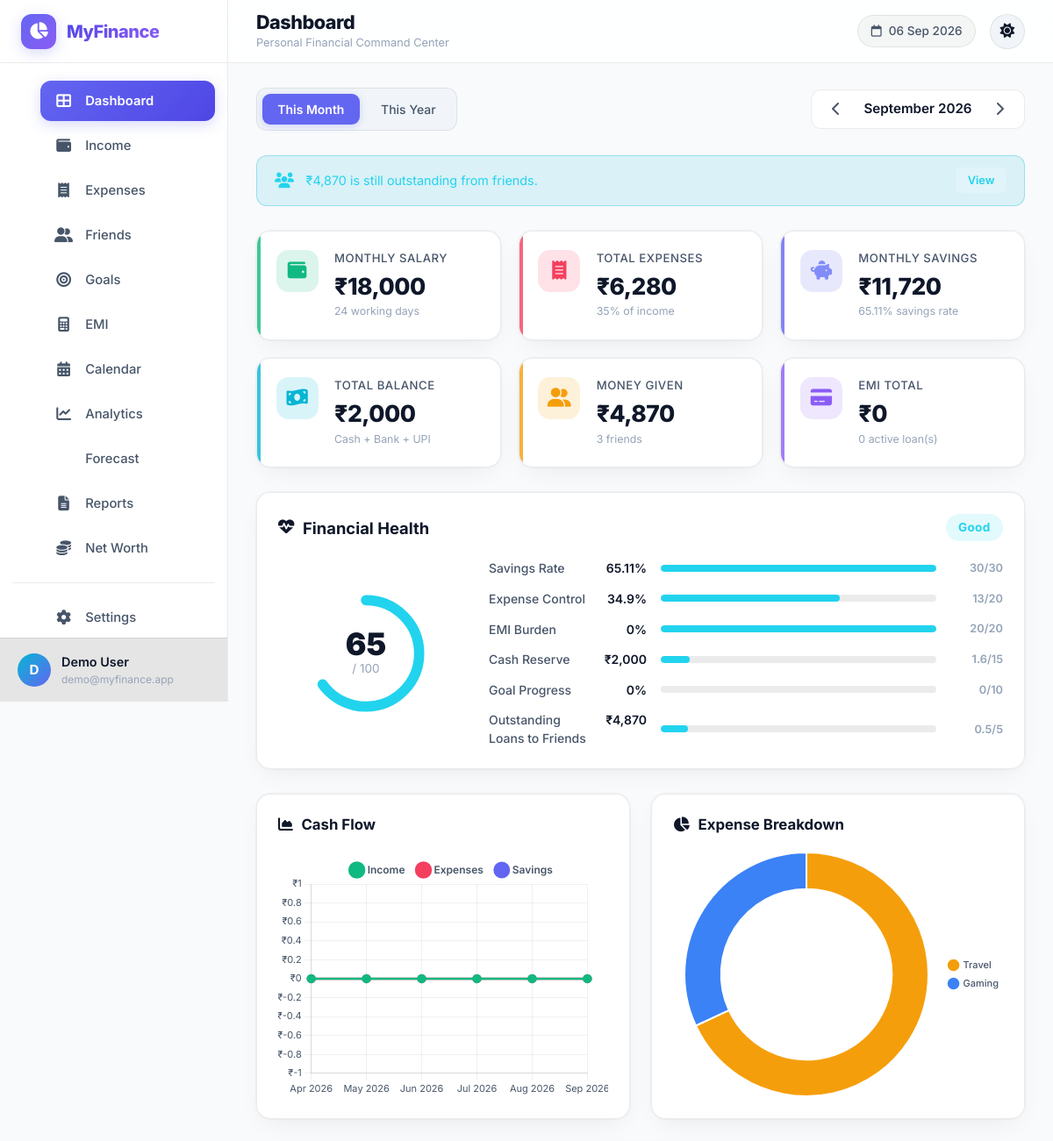
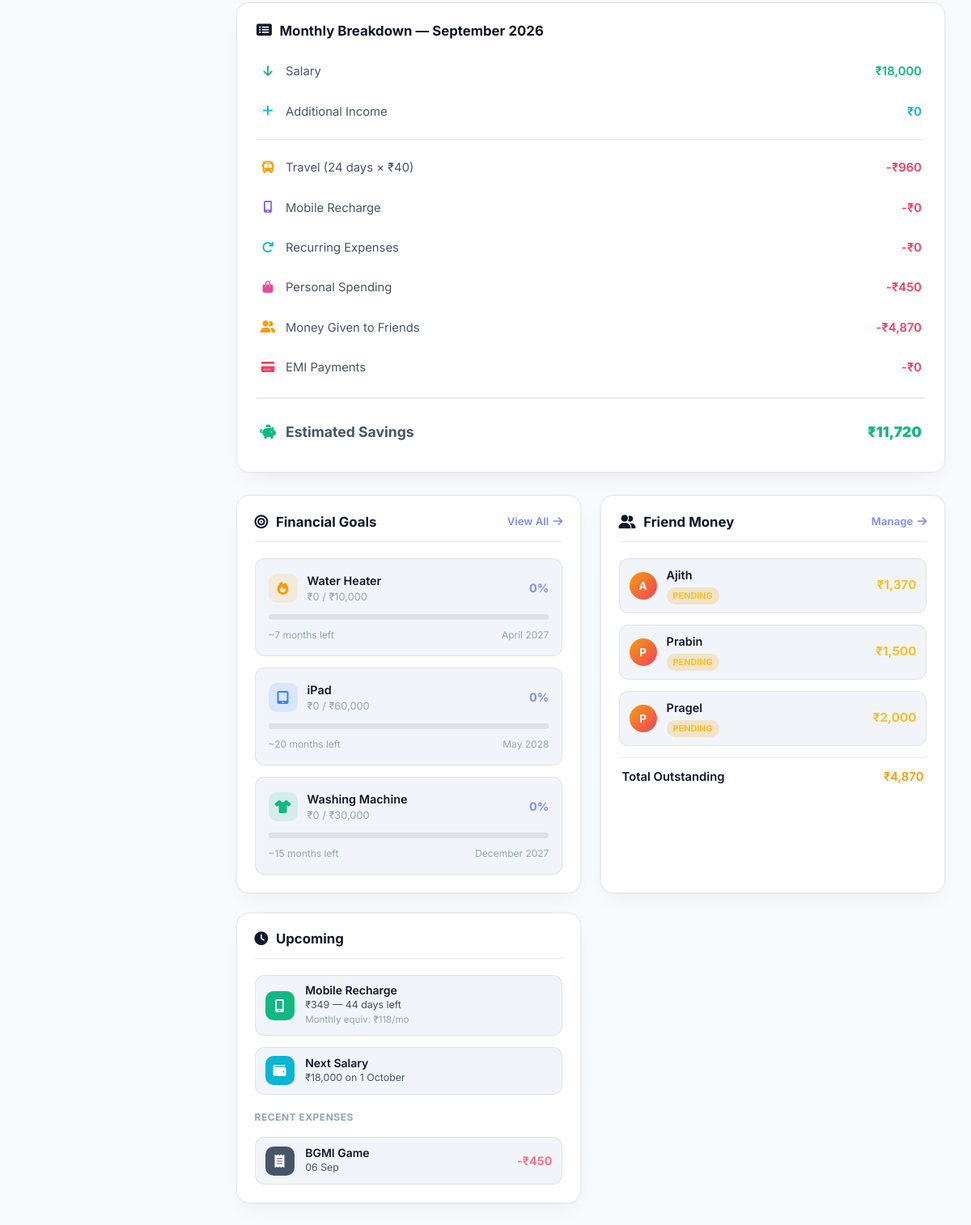
Page /public/dashboard.php (signed in) on the committed database (2 pictures, top to bottom).
### tables this page shows
CREATE TABLE `users` (
  `id` INT UNSIGNED NOT NULL AUTO_INCREMENT,
  `name` VARCHAR(100) NOT NULL,
  `email` VARCHAR(150) NOT NULL,
  `password_hash` VARCHAR(255) NOT NULL,
  `avatar` VARCHAR(255) DEFAULT NULL,
  `theme` ENUM('dark','light') DEFAULT 'light',
  `created_at` DATETIME NOT NULL DEFAULT CURRENT_TIMESTAMP,
  `updated_at` DATETIME NOT NULL DEFAULT CURRENT_TIMESTAMP ON UPDATE CURRENT_TIMESTAMP,
  PRIMARY KEY (`id`),
  UNIQUE KEY `uk_email` (`email`)
);

CREATE TABLE `financial_settings` (
  `id` INT UNSIGNED NOT NULL AUTO_INCREMENT,
  `user_id` INT UNSIGNED NOT NULL,
  `salary` DECIMAL(12,2) NOT NULL DEFAULT 18000.00,
  `salary_date` TINYINT UNSIGNED NOT NULL DEFAULT 1,
  `daily_travel_cost` DECIMAL(8,2) NOT NULL DEFAULT 40.00,
  `recharge_amount` DECIMAL(8,2) NOT NULL DEFAULT 349.00,
  `recharge_interval_days` INT UNSIGNED NOT NULL DEFAULT 90,
  `recharge_provider` VARCHAR(100) DEFAULT 'Jio',
  `next_recharge_date` DATE DEFAULT NULL,
  `current_cash` DECIMAL(12,2) NOT NULL DEFAULT 2000.00,
  `bank_balance` DECIMAL(12,2) NOT NULL DEFAULT 0.00,
  `upi_balance` DECIMAL(12,2) NOT NULL DEFAULT 0.00,
  `sunday_holiday` TINYINT(1) NOT NULL DEFAULT 1,
  `second_saturday_holiday` TINYINT(1) NOT NULL DEFAULT 1,
  `fourth_saturday_holiday` TINYINT(1) NOT NULL DEFAULT 1,
  `emi_comfortable_pct` DECIMAL(5,2) DEFAULT 20.00,
  `emi_moderate_pct` DECIMAL(5,2) DEFAULT 30.00,
  `emi_high_pct` DECIMAL(5,2) DEFAULT 40.00,
  `emergency_fund_months` TINYINT UNSIGNED DEFAULT 6,
  `created_at` DATETIME NOT NULL DEFAULT CURRENT_TIMESTAMP,
  `updated_at` DATETIME NOT NULL DEFAULT CURRENT_TIMESTAMP ON UPDATE CURRENT_TIMESTAMP,
  PRIMARY KEY (`id`),
  UNIQUE KEY `uk_user` (`user_id`),
  CONSTRAINT `fk_settings_user` FOREIGN KEY (`user_id`) REFERENCES `users`(`id`) ON DELETE CASCADE
);

CREATE TABLE `financial_goals` (
  `id` INT UNSIGNED NOT NULL AUTO_INCREMENT,
  `user_id` INT UNSIGNED NOT NULL,
  `name` VARCHAR(150) NOT NULL,
  `target_amount` DECIMAL(12,2) NOT NULL,
  `saved_amount` DECIMAL(12,2) NOT NULL DEFAULT 0.00,
  `monthly_contribution` DECIMAL(10,2) DEFAULT 0.00,
  `target_date` DATE DEFAULT NULL,
  `priority` ENUM('low','medium','high','critical') DEFAULT 'medium',
  `status` ENUM('active','paused','completed','cancelled') DEFAULT 'active',
  `icon` VARCHAR(50) DEFAULT 'fa-bullseye',
  `color` VARCHAR(20) DEFAULT '#22d3ee',
  `notes` TEXT DEFAULT NULL,
  `created_at` DATETIME NOT NULL DEFAULT CURRENT_TIMESTAMP,
  `updated_at` DATETIME NOT NULL DEFAULT CURRENT_TIMESTAMP ON UPDATE CURRENT_TIMESTAMP,
  PRIMARY KEY (`id`),
  CONSTRAINT `fk_goal_user` FOREIGN KEY (`user_id`) REFERENCES `users`(`id`) ON DELETE CASCADE
);

CREATE TABLE `friends` (
  `id` INT UNSIGNED NOT NULL AUTO_INCREMENT,
  `user_id` INT UNSIGNED NOT NULL,
  `name` VARCHAR(100) NOT NULL,
  `phone` VARCHAR(20) DEFAULT NULL,
  `notes` TEXT DEFAULT NULL,
  `created_at` DATETIME NOT NULL DEFAULT CURRENT_TIMESTAMP,
  PRIMARY KEY (`id`),
  CONSTRAINT `fk_friend_user` FOREIGN KEY (`user_id`) REFERENCES `users`(`id`) ON DELETE CASCADE
);

CREATE TABLE `expenses` (
  `id` INT UNSIGNED NOT NULL AUTO_INCREMENT,
  `user_id` INT UNSIGNED NOT NULL,
  `category_id` INT UNSIGNED DEFAULT NULL,
  `category` VARCHAR(50) NOT NULL DEFAULT 'other',
  `title` VARCHAR(150) NOT NULL,
  `amount` DECIMAL(12,2) NOT NULL,
  `expense_date` DATE NOT NULL,
  `payment_method` ENUM('cash','upi','bank','card','wallet','other') DEFAULT 'cash',
  `is_recurring` TINYINT(1) DEFAULT 0,
  `notes` TEXT DEFAULT NULL,
  `created_at` DATETIME NOT NULL DEFAULT CURRENT_TIMESTAMP,
  `updated_at` DATETIME NOT NULL DEFAULT CURRENT_TIMESTAMP ON UPDATE CURRENT_TIMESTAMP,
  PRIMARY KEY (`id`),
  KEY `idx_expense_user_date` (`user_id`, `expense_date`),
  KEY `idx_expense_category` (`category`),
  CONSTRAINT `fk_expense_user` FOREIGN KEY (`user_id`) REFERENCES `users`(`id`) ON DELETE CASCADE
);

### public/dashboard.php (the view, shortened to what the rows shown need)
<?php
require_once __DIR__ . '/../includes/auth.php';
require_once __DIR__ . '/../includes/functions.php';
require_once __DIR__ . '/../includes/finance.php';
$userId = getCurrentUserId();
$settings = getUserSettings($userId);
$db = getDB();
$view = $_GET['view'] ?? (isset($_GET['year']) && !isset($_GET['month']) ? 'year' : 'month');
$isYearView = ($view === 'year');
$year = (int)($_GET['year'] ?? date('Y'));
$month = (int)($_GET['month'] ?? date('n'));
if ($isYearView) {
    $maxM = ($year == (int)date('Y')) ? (int)date('n') : 12;
    for ($m = 1; $m <= $maxM; $m++) {
        generateMonthlyFinancialRecord($userId, $year, $m);
    }
    $stmt = $db->prepare(
        'SELECT
            SUM(salary) as salary,
            SUM(additional_income) as additional_income,
            SUM(total_income) as total_income,
            SUM(travel_expense) as travel_expense,
            SUM(recharge_expense) as recharge_expense,
            SUM(recurring_expense) as recurring_expense,
            SUM(personal_expense) as personal_expense,
            SUM(friend_money) as friend_money,
            SUM(emi_total) as emi_total,
            SUM(total_expenses) as total_expenses,
            SUM(savings) as savings,
            SUM(working_days) as working_days
         FROM monthly_financials WHERE user_id = ? AND year = ?'
    );
    $stmt->execute([$userId, $year]);
    $yearRow = $stmt->fetch();
    $totalInc = (float)($yearRow['total_income'] ?? 0);
    $totalExp = (float)($yearRow['total_expenses'] ?? 0);
    $totalSav = (float)($yearRow['savings'] ?? 0);
    $savingsRate = $totalInc > 0 ? round(($totalSav / $totalInc) * 100, 1) : 0;
    $displayMonthly = [
        'salary' => (float)($yearRow['salary'] ?? 0),
        'additional_income' => (float)($yearRow['additional_income'] ?? 0),
        'total_income' => $totalInc,
        'travel_expense' => (float)($yearRow['travel_expense'] ?? 0),
        'recharge_expense' => (float)($yearRow['recharge_expense'] ?? 0),
        'recurring_expense' => (float)($yearRow['recurring_expense'] ?? 0),
        'personal_expense' => (float)($yearRow['personal_expense'] ?? 0),
        'friend_money' => (float)($yearRow['friend_money'] ?? 0),
        'emi_total' => (float)($yearRow['emi_total'] ?? 0),
        'total_expenses' => $totalExp,
        'savings' => $totalSav,
        'savings_rate' => $savingsRate,
        'working_days' => (int)($yearRow['working_days'] ?? 0),
    ];
    $monthly = $displayMonthly;
    $chartData = [];
    for ($m = 1; $m <= 12; $m++) {
        $stmt = $db->prepare(
            'SELECT * FROM monthly_financials WHERE user_id = ? AND year = ? AND month = ?'
        );
        $stmt->execute([$userId, $year, $m]);
        $mf = $stmt->fetch();
        $chartData[] = [
            'label' => getShortMonthName($m),
            'income' => (float)($mf['total_income'] ?? 0),
            'expenses' => (float)($mf['total_expenses'] ?? 0),
            'savings' => (float)($mf['savings'] ?? 0)
        ];
    }
    $stmt = $db->prepare(
        'SELECT category, SUM(amount) as total FROM expenses
         WHERE user_id = ? AND YEAR(expense_date) = ?
         GROUP BY category ORDER BY total DESC'
    );
    $stmt->execute([$userId, $year]);
    $expenseCategories = $stmt->fetchAll();
} else {
    $monthly = generateMonthlyFinancialRecord($userId, $year, $month);
    $displayMonthly = $monthly;
    $chartData = [];
    for ($i = 5; $i >= 0; $i--) {
        $cm = $month - $i;
        $cy = $year;
        $stmt = $db->prepare(
            'SELECT * FROM monthly_financials WHERE user_id = ? AND year = ? AND month = ?'
        );
        $stmt->execute([$userId, $cy, $cm]);
        $mf = $stmt->fetch();
        $chartData[] = [
            'label' => getShortMonthName($cm) . ' ' . $cy,
            'income' => (float)($mf['total_income'] ?? 0),
            'expenses' => (float)($mf['total_expenses'] ?? 0),
            'savings' => (float)($mf['savings'] ?? 0)
        ];
    }
    $stmt = $db->prepare(
        'SELECT category, SUM(amount) as total FROM expenses
         WHERE user_id = ? AND YEAR(expense_date) = ? AND MONTH(expense_date) = ?
         GROUP BY category ORDER BY total DESC'
    );
    $stmt->execute([$userId, $year, $month]);
    $expenseCategories = $stmt->fetchAll();
}
$health = calculateFinancialHealth($userId);
$friendSummary = getFriendMoneySummary($userId);
$goalProjections = getGoalProjections($userId);
$alerts = generateAlerts($userId);
$stmt = $db->prepare(
    'SELECT * FROM expenses WHERE user_id = ? ORDER BY expense_date DESC, created_at DESC LIMIT 5'
);
$stmt->execute([$userId]);
$recentExpenses = $stmt->fetchAll();
$expenseCatChart = $expenseCategories;
if ($displayMonthly['travel_expense'] > 0) {
    array_unshift($expenseCatChart, ['category' => 'Travel', 'total' => $displayMonthly['travel_expense']]);
}
$nextRecharge = $settings['next_recharge_date'] ? new DateTime($settings['next_recharge_date']) : null;
$rechargeDaysLeft = $nextRecharge ? max(0, (int)(new DateTime())->diff($nextRecharge)->format('%r%a')) : 0;
$rechargeMonthlyEquiv = getRechargeMonthlyEquivalent(
    (float)$settings['recharge_amount'],
    (int)$settings['recharge_interval_days']
);
$totalAvailable = (float)$settings['current_cash'] + (float)$settings['bank_balance'] + (float)$settings['upi_balance'];
include __DIR__ . '/../includes/header.php';
?>
<div class="overview-grid" id="overviewGrid">
    <div class="stat-card stat-balance" data-animate>
        <div class="stat-content">
            <div class="stat-label">Total Balance</div>
            <div class="stat-value" data-count="<?= $totalAvailable ?>"><?= formatINR($totalAvailable) ?></div>
            <div class="stat-meta">Cash + Bank + UPI</div>
        </div>
    </div>
</div>
<div class="breakdown-card" data-animate>
    <div class="breakdown-body">
        <div class="breakdown-row">
            <span class="bk-label"><i class="fas fa-bus text-warning"></i> Travel (<?= $displayMonthly['working_days'] ?> days<?= !$isYearView ? ' × ' . formatINR((float)$settings['daily_travel_cost']) : '' ?>)</span>
            <span class="bk-value text-danger">-<?= formatINR($displayMonthly['travel_expense']) ?></span>
        </div>
    </div>
</div>
<div class="dashboard-grid-3">
    <div class="widget-card" data-animate>
        <div class="widget-body">
            <?php if (empty($goalProjections)): ?>
            <div class="empty-state-mini"><i class="fas fa-bullseye"></i><p>No active goals yet</p></div>
            <?php else: foreach ($goalProjections as $goal): ?>
            <div class="goal-mini-card">
                <div class="goal-mini-header">
                    <div class="goal-mini-icon" style="background: <?= $goal['color'] ?>20; color: <?= $goal['color'] ?>">
                        <i class="fas <?= $goal['icon'] ?>"></i>
                    </div>
                    <div class="goal-mini-info">
                        <div class="goal-mini-name"><?= e($goal['name']) ?></div>
                        <div class="goal-mini-amounts">
                            <?= formatINR($goal['saved_amount']) ?> / <?= formatINR($goal['target_amount']) ?>
                        </div>
                    </div>
                    <div class="goal-mini-pct"><?= $goal['percentage'] ?>%</div>
                </div>
                <div class="progress-bar-custom">
                </div>
                <div class="goal-mini-footer">
                    <span>~<?= $goal['months_required'] ?> months left</span>
                    <span><?= $goal['estimated_date'] ?></span>
                </div>
            </div>
            <?php endforeach; endif; ?>
        </div>
    </div>
    <div class="widget-card" data-animate>
        <div class="widget-body">
            <?php foreach ($friendSummary['friends'] as $friend): ?>
            <?php if ($friend['remaining'] > 0): ?>
            <div class="friend-mini-row">
                <div class="friend-avatar"><?= strtoupper(substr($friend['name'], 0, 1)) ?></div>
                <div class="friend-info">
                    <div class="friend-name"><?= e($friend['name']) ?></div>
                    <div class="friend-status-badge status-<?= $friend['status'] ?>">
                        <?= ucfirst($friend['status']) ?>
                    </div>
                </div>
                <div class="friend-amount"><?= formatINR($friend['remaining']) ?></div>
            </div>
            <?php endif; endforeach; ?>
        </div>
    </div>
    <div class="widget-card" data-animate>
        <div class="widget-body">
            <div class="upcoming-item">
                <div class="upcoming-info">
                    <div class="upcoming-title">Mobile Recharge</div>
                    <div class="upcoming-detail">
                        <?= formatINR((float)$settings['recharge_amount']) ?> — <?= $rechargeDaysLeft ?> days left
                    </div>
                    <div class="upcoming-meta">
                        Monthly equiv: <?= formatINR($rechargeMonthlyEquiv) ?>/mo
                    </div>
                </div>
            </div>
            <div class="upcoming-item">
                <div class="upcoming-info">
                    <div class="upcoming-title">Next Salary</div>
                    <div class="upcoming-detail">
                        <?= formatINR((float)$settings['salary']) ?> on <?= $settings['salary_date'] ?>
                        <?= getMonthName($month == 12 ? 1 : $month + 1) ?>
                    </div>
                </div>
            </div>
            <?php foreach (array_slice($recentExpenses, 0, 3) as $exp): ?>
            <div class="upcoming-item compact">
                <div class="upcoming-icon bg-gray"><i class="fas fa-receipt"></i></div>
                <div class="upcoming-info">
                    <div class="upcoming-title"><?= e($exp['title']) ?></div>
                    <div class="upcoming-detail"><?= date('d M', strtotime($exp['expense_date'])) ?></div>
                </div>
                <div class="upcoming-amount">-<?= formatINR((float)$exp['amount']) ?></div>
            </div>
            <?php endforeach; ?>
        </div>
    </div>
</div>
<script>
window.DASHBOARD_DATA = {
    chartData: <?= json_encode($chartData, JSON_HEX_TAG | JSON_HEX_AMP | JSON_HEX_APOS | JSON_HEX_QUOT) ?>,
    expenseCategories: <?= json_encode($expenseCatChart, JSON_HEX_TAG | JSON_HEX_AMP | JSON_HEX_APOS | JSON_HEX_QUOT) ?>,
    health: <?= json_encode($health, JSON_HEX_TAG | JSON_HEX_AMP | JSON_HEX_APOS | JSON_HEX_QUOT) ?>,
    monthly: <?= json_encode($monthly, JSON_HEX_TAG | JSON_HEX_AMP | JSON_HEX_APOS | JSON_HEX_QUOT) ?>,
    year: <?= (int)$year ?>,
    month: <?= (int)$month ?>,
    view: '<?= e($view) ?>',
    isYearView: <?= $isYearView ? 'true' : 'false' ?>
};
</script>
<?php include __DIR__ . '/../includes/footer.php'; ?>

### includes/header.php (shortened to what the rows shown need)
<?php
$currentUser = getCurrentUser();
$userTheme = $_SESSION['user_theme'] ?? 'light';
?>
<!DOCTYPE html>
<html lang="en" data-theme="<?= e($userTheme) ?>">
<head>
    <link href="https://cdn.jsdelivr.net/npm/bootstrap@5.3.3/dist/css/bootstrap.min.css" rel="stylesheet">
    <link href="https://cdnjs.cloudflare.com/ajax/libs/font-awesome/6.5.1/css/all.min.css" rel="stylesheet">
    <link href="../assets/css/style.css" rel="stylesheet">
</head>
<body class="theme-<?= e($userTheme) ?>">
    <div class="app-wrapper" id="appWrapper">
        <aside class="sidebar" id="sidebar">
            <div class="sidebar-footer">
                <div class="user-card">
                    <div class="user-avatar">
                        <?= strtoupper(substr($currentUser['name'] ?? 'U', 0, 1)) ?>
                    </div>
                    <div class="user-info">
                        <div class="user-name"><?= e($currentUser['name'] ?? 'User') ?></div>
                        <div class="user-email"><?= e($currentUser['email'] ?? '') ?></div>
                    </div>
                </div>
            </div>
        </aside>
        <main class="main-content" id="mainContent">
            <header class="top-bar">
                <div class="top-bar-left">
                    <div class="page-title-area">
                        <h1 class="page-title"><?= e(PAGE_TITLE) ?></h1>
                    </div>
                </div>
            </header>
            <div class="content-wrapper">

### rows in the picture
users: name "D", name "Demo User", email "demo@myfinance.app"
financial_settings: formatINR($totalAvailable) "₹2,000", daily_travel_cost "₹40", recharge_amount "₹349", next_recharge_date "44", formatINR($rechargeMonthlyEquiv) "₹118", salary "₹18,000", salary_date "1"
financial_goals: name "Water Heater", saved_amount "₹0", target_amount "₹10,000", percentage "0", months_required "7", estimated_date "April 2027"
financial_goals: name "iPad", saved_amount "₹0", target_amount "₹60,000", percentage "0", months_required "20", estimated_date "May 2028"
financial_goals: name "Washing Machine", saved_amount "₹0", target_amount "₹30,000", percentage "0", months_required "15", estimated_date "December 2027"
friends: name "A", name "Ajith", status "PENDING", remaining "₹1,370"
friends: name "P", name "Prabin", status "PENDING", remaining "₹1,500"
friends: name "P", name "Pragel", status "PENDING", remaining "₹2,000"
expenses: title "BGMI Game", expense_date "06 Sep", amount "₹450"

### other values in the picture
APP_NAME "MyFinance"
PAGE_TITLE "Dashboard"
getMonthName($month) "September"
$year "2026"
$alert['message'] "₹4,870 is still outstanding from friends."
formatINR($displayMonthly['salary']) "₹18,000"
$displayMonthly['working_days'] "24"
formatINR($displayMonthly['total_expenses']) "₹6,280"
formatINR($displayMonthly['savings']) "₹11,720"
$displayMonthly['savings_rate'] "65.11"
formatINR($friendSummary['total_outstanding']) "₹4,870"
count($friendSummary['friends']) "3"
formatINR($displayMonthly['emi_total']) "₹0"
count($activeLoans) "0"
$health['status'] "Good"
